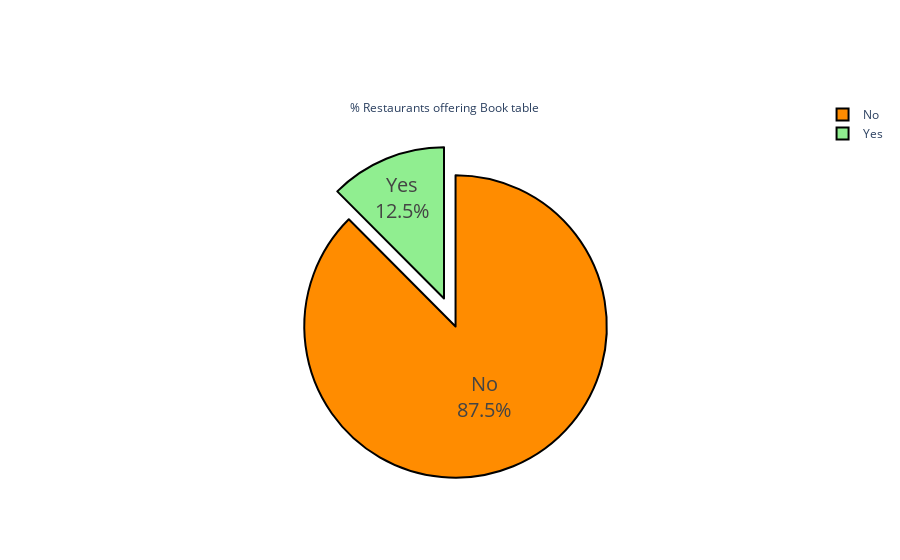

This figure's notebook cell:
### Code cell
import plotly.graph_objects as go

colors = ['darkorange', 'lightgreen']
labels = zomato_clean.groupby('book_table')['book_table'].unique()
values = zomato_clean.groupby('book_table')['book_table'].value_counts()

fig = go.Figure(data=[go.Pie(labels=labels,
                             values=values, 
                            title='% Restaurants offering Book table', pull=[0.2, 0])])
fig.update_traces(hoverinfo='label+percent+value', textinfo='percent+label', textfont_size=20,
                  marker=dict(colors=colors, line=dict(color='#000000', width=2)))
fig.show()

### Figure 1 — Plotly figure (JSON) as saved in the notebook; plotly's stock layout.template omitted (floating-point values rounded to 4 significant figures)
{"data": [{"hoverinfo": "label+percent+value", "labels": [["No"], ["Yes"]], "marker": {"colors": ["darkorange", "lightgreen"], "line": {"color": "#000000", "width": 2}}, "pull": [0.2, 0], "textfont": {"size": 20}, "textinfo": "percent+label", "title": {"text": "% Restaurants offering Book table"}, "type": "pie", "values": [45268, 6449]}], "layout": {}}
